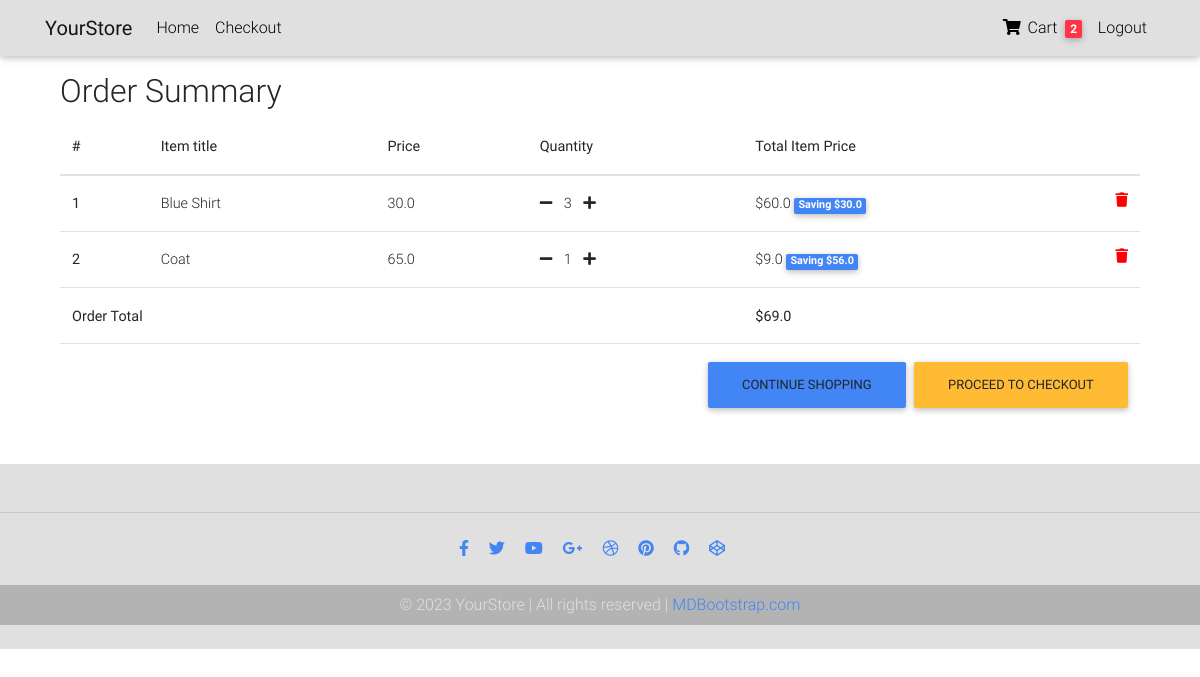
/order-summary/ (signed in), run on an earlier commit of the app's database.
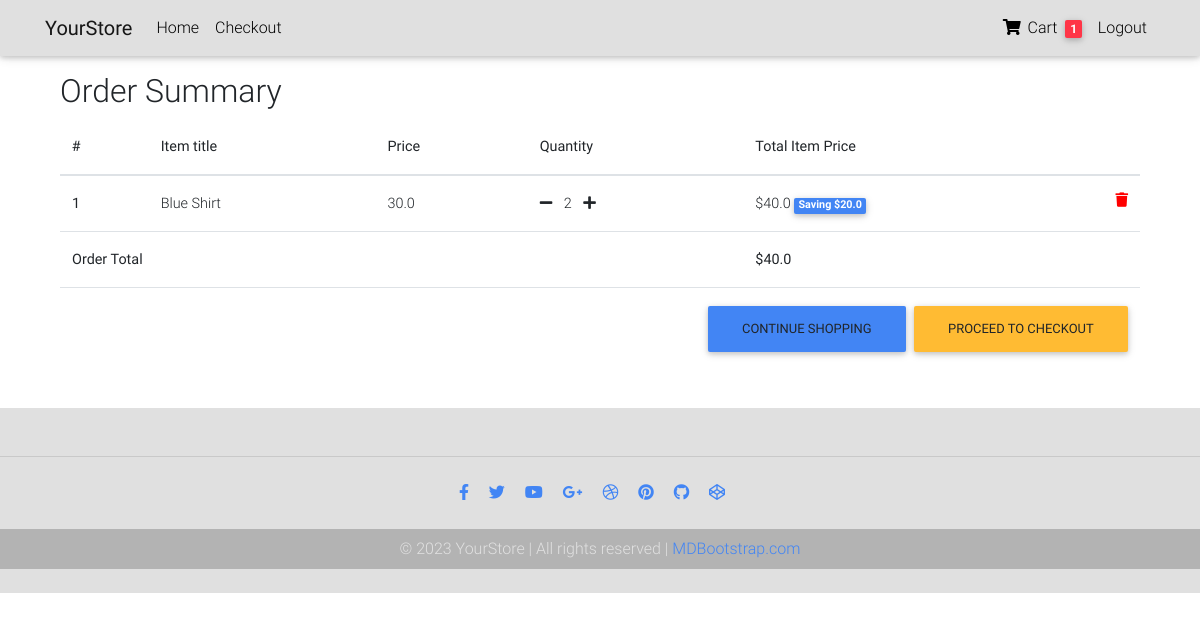
And on a later commit of the database.
### core/models.py (models this page shows, shortened)
class Order(models.Model):
    user = models.ForeignKey(settings.AUTH_USER_MODEL,
                             on_delete=models.CASCADE)
    ref_code = models.CharField(max_length=20, blank=True, null=True)
    items = models.ManyToManyField(OrderItem)
    start_date = models.DateTimeField(auto_now_add=True)
    ordered_date = models.DateTimeField()
    ordered = models.BooleanField(default=False)
    shipping_address = models.ForeignKey(
        'Address', related_name='shipping_address', on_delete=models.SET_NULL, blank=True, null=True)
    billing_address = models.ForeignKey(
        'Address', related_name='billing_address', on_delete=models.SET_NULL, blank=True, null=True)
    payment = models.ForeignKey(
        'Payment', on_delete=models.SET_NULL, blank=True, null=True)
    coupon = models.ForeignKey(
        'Coupon', on_delete=models.SET_NULL, blank=True, null=True)
    being_delivered = models.BooleanField(default=False)
    received = models.BooleanField(default=False)
    refund_requested = models.BooleanField(default=False)
    refund_granted = models.BooleanField(default=False)
    '''
    1. Item added to cart
    2. Adding a billing address
    (Failed checkout)
    3. Payment
    (Preprocessing, processing, packaging etc.)
    4. Being delivered
    5. Received
    6. Refunds
    '''
    def get_total(self):
        total = 0
        for order_item in self.items.all():
            total += order_item.get_final_price()
        if self.coupon:
            total -= self.coupon.amount
        return total

class OrderItem(models.Model):
    user = models.ForeignKey(settings.AUTH_USER_MODEL,
                             on_delete=models.CASCADE)
    ordered = models.BooleanField(default=False)
    item = models.ForeignKey(Item, on_delete=models.CASCADE)
    quantity = models.IntegerField(default=1)
    def get_total_item_price(self):
        return self.quantity * self.item.price
    def get_total_discount_item_price(self):
        return self.quantity * self.item.discount_price
    def get_amount_saved(self):
        return self.get_total_item_price() - self.get_total_discount_item_price()
    def get_final_price(self):
        if self.item.discount_price:
            return self.get_total_discount_item_price()
        return self.get_total_item_price()

class Item(models.Model):
    title = models.CharField(max_length=100)
    price = models.FloatField()
    discount_price = models.FloatField(blank=True, null=True)
    category = models.CharField(choices=CATEGORY_CHOICES, max_length=2)
    label = models.CharField(choices=LABEL_CHOICES, max_length=1)
    slug = models.SlugField()
    description = models.TextField()
    image = models.ImageField()

### core/views.py (the view)
# urls.py: path('order-summary/', OrderSummaryView.as_view(), name='order-summary'),
class OrderSummaryView(LoginRequiredMixin, View):
    def get(self, *args, **kwargs):
        try:
            order = Order.objects.get(user=self.request.user, ordered=False)
            context = {
                'object': order
            }
            return render(self.request, 'order_summary.html', context)
        except ObjectDoesNotExist:
            messages.warning(self.request, "You do not have an active order")
            return redirect("/")

### core/templatetags/cart_template_tags.py (called while the page is built)
@register.filter
def cart_item_count(user):
    if user.is_authenticated:
        qs = Order.objects.filter(user=user, ordered=False)
        if qs.exists():
            return qs[0].items.count()
    return 0

### templates/order_summary.html (shortened to what this page needs)
{% extends "base.html" %}
{% block content %}
  <main>
    <div class="container">
    <div class="table-responsive text-nowrap">
    <h2>Order Summary</h2>
    <table class="table">
        <thead>
        <tr>
            <th scope="col">#</th>
            <th scope="col">Item title</th>
            <th scope="col">Price</th>
            <th scope="col">Quantity</th>
            <th scope="col">Total Item Price</th>
        </tr>
        </thead>
        <tbody>
        {% for order_item in object.items.all %}
        <tr>
            <th scope="row">{{ forloop.counter }}</th>
            <td>{{ order_item.item.title }}</td>
            <td>{{ order_item.item.price }}</td>
            <td>
                <a href="{% url 'core:remove-single-item-from-cart' order_item.item.slug %}"><i class="fas fa-minus mr-2"></i></a>
                {{ order_item.quantity }}
                <a href="{% url 'core:add-to-cart' order_item.item.slug %}"><i class="fas fa-plus ml-2"></i></a>
            </td>
            <td>
            {% if order_item.item.discount_price %}
                ${{ order_item.get_total_discount_item_price }}
                <span class="badge badge-primary">Saving ${{ order_item.get_amount_saved }}</span>
            {% else %}
                ${{ order_item.get_total_item_price }}
            {% endif %}
            <a style='color: red;' href="{% url 'core:remove-from-cart' order_item.item.slug %}">
                <i class="fas fa-trash float-right"></i>
            </a>
            </td>
        </tr>
        {% endfor %}
        {% if object.get_total %}
        <tr>
            <td colspan="4"><b>Order Total</b></td>
            <td><b>${{ object.get_total }}</b></td>
        </tr>
        <tr>
            <td colspan="5">
            <a class='btn btn-warning float-right ml-2' href='/checkout/'>Proceed to checkout</a>
            <a class='btn btn-primary float-right' href='/'>Continue shopping</a>
            </td>
        </tr>
        {% endif %}
        </tbody>
    </table>
    </div>
    </div>
  </main>
{% endblock content %}

### templates/base.html (shortened to what this page needs)
{% load static %}
<!DOCTYPE html>
<html lang="en">
<head>
  <link rel="stylesheet" href="https://use.fontawesome.com/releases/v5.8.1/css/all.css">
  <link href="{% static 'css/bootstrap.min.css' %}" rel="stylesheet">
  <link href="{% static 'css/mdb.min.css' %}" rel="stylesheet">
  <link href="{% static 'css/style.min.css' %}" rel="stylesheet">
</head>
<body>
  {% include "navbar.html" %}
  <div class="container mt-5 pt-4">
  </div>
  <div class="container">
    {% block content %}
    {% endblock content %}
  </div>
  {% include "footer.html" %}
</body>
</html>

### templates/navbar.html (shortened to what this page needs)
{% load cart_template_tags %}
<nav class="navbar navbar-expand-lg navbar-light bg-light fixed-top">
  <div class="container">
    <a class="navbar-brand" href="/">
      <strong>YourStore</strong>
    </a>
    <div class="collapse navbar-collapse" id="navbarSupportedContent">
      <ul class="navbar-nav mr-auto">
        <li class="nav-item">
          <a class="nav-link" href="/">Home</a>
        </li>
        <li class="nav-item">
          <a class="nav-link" href="/checkout">Checkout</a>
        </li>
      </ul>
      <ul class="navbar-nav ml-auto">
        <li class="nav-item">
          <a href="{% url 'core:order-summary' %}" class="nav-link">
            <i class="fas fa-shopping-cart"></i> Cart
            <span class="badge badge-danger ml-1">{{ request.user|cart_item_count }}</span>
          </a>
        </li>
        {% if request.user.is_authenticated %}
        <li class="nav-item">
          <a class="nav-link" href="{% url 'account_logout' %}">Logout</a>
        </li>
        {% endif %}
      </ul>
    </div>
  </div>
</nav>

### templates/footer.html
<footer class="page-footer text-center bg-light mt-4 py-4 wow fadeIn">
  <hr class="my-4">
  <div class="pb-4">
    <a href="https://www.facebook.com/mdbootstrap" target="_blank" class="text-primary mr-3">
      <i class="fab fa-facebook-f"></i>
    </a>
    <a href="https://twitter.com/MDBootstrap" target="_blank" class="text-primary mr-3">
      <i class="fab fa-twitter"></i>
    </a>
    <a href="https://www.youtube.com/watch?v=7MUISDJ5ZZ4" target="_blank" class="text-primary mr-3">
      <i class="fab fa-youtube"></i>
    </a>
    <a href="https://plus.google.com/u/0/b/107863090883699620484" target="_blank" class="text-primary mr-3">
      <i class="fab fa-google-plus-g"></i>
    </a>
    <a href="https://dribbble.com/mdbootstrap" target="_blank" class="text-primary mr-3">
      <i class="fab fa-dribbble"></i>
    </a>
    <a href="https://pinterest.com/mdbootstrap" target="_blank" class="text-primary mr-3">
      <i class="fab fa-pinterest"></i>
    </a>
    <a href="https://github.com/mdbootstrap/bootstrap-material-design" target="_blank" class="text-primary mr-3">
      <i class="fab fa-github"></i>
    </a>
    <a href="http://codepen.io/mdbootstrap/" target="_blank" class="text-primary mr-3">
      <i class="fab fa-codepen"></i>
    </a>
  </div>
  <div class="footer-copyright py-2">
    &copy; 2023 YourStore | All rights reserved | <a href="https://mdbootstrap.com/education/bootstrap/" target="_blank"
      class="text-primary">MDBootstrap.com</a>
  </div>
</footer>

### templates/scripts.html (shortened to what this page needs)
{% load static %}

### templates/base.html (style rules this page uses)
html, body, header, .carousel { height: 60vh; }

What changed in the data, as far as the page shows it:
no longer on this page (row unchanged): OrderItem: item "Coat", item.price "65.0", quantity "1", get_total_discount_item_price "9.0", get_amount_saved "56.0"
changed OrderItem "Blue Shirt": quantity "3" → "2"; get_total_discount_item_price "60.0" → "40.0"; get_amount_saved "30.0" → "20.0"
changed through a linked row, Order: get_total "69.0" → "40.0"
Also different on the page:
{{ request.user|cart_item_count }}: "2" → "1"
